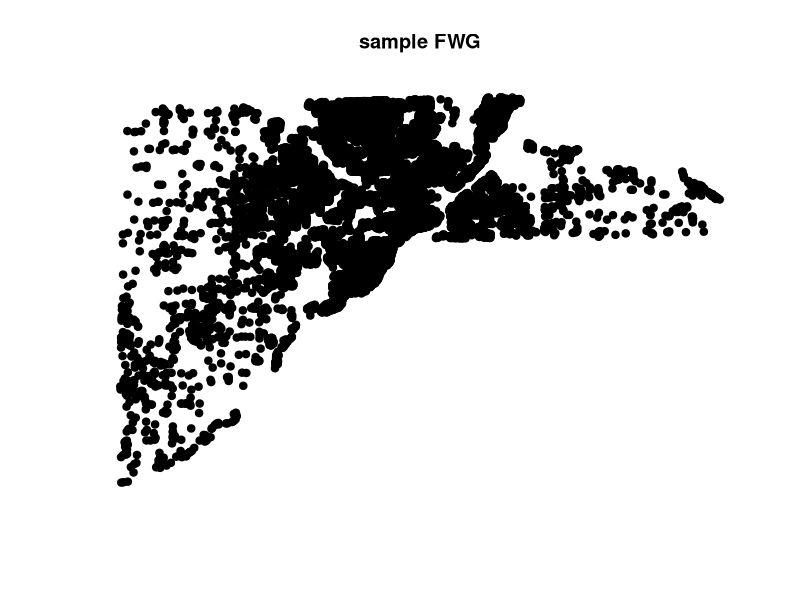

Recreate this plot in R. (Note: this script raises an error after producing the figure.)
## ---- chunk 1
knitr::opts_chunk$set(echo = TRUE)
## ---- chunk 2

# for spatial data
library(sp)
library(raster)

# for sample data built into package
library(spData)

# source the functions file

## ---- chunk 3

set.seed(666) # for random number generation


# Data on 25,357 single family homes sold in Lucas County, Ohio, 1993-1998
# we are pretending they are commercial businesses, not houses
data(house)

# create a "FW_dis" column using random numbers from 0:5
# this will simulate the "FW Geography" dataset
house$FW_dis <- runif(nrow(house), 0, 5)

house$idx <- 1:nrow(house)

# drop the built-in columns
house <- house[,which(names(house) %in% c("idx","FW_dis"))]


str(house)
plot(house, pch = 19, col = "black", main = "sample FWG")


## ---- chunk 4

set.seed(666) # repeatable

# get clusters using FW_kmeans function
## returns a named list containing FW points w/ assigned AD_code (BUS) 
## and their centroids/the AD with information about the cluster (AD)
km_house <- FW_kmeans(house, 5000)

str(km_house$AD@data)

# plot the result
plot(km_house$BUS, col = as.factor(km_house$BUS$AD_code), pch = 20, 
     main = "Kmeans clustering of sample data")
points(km_house$AD, pch = 24, col = "white", bg = "black")

## ---- chunk 5

# plots the closest pair of points from on AD (OG - original) to another (T - target)
# @param OG_code - Default "x1", the AD for for the OG AD (the one finding adjacency for)
# @param T_code - the AD_code for the Target AD.
# @param km_res - a kmeans result. A named list (AD = AD, BUS = BUS)
# returns plots of the closest points
plot_closest_points <- function(OG_code = "x1", T_code, km_res) {
    
    # pull out the BUS points from km_res
    OG_BUS <- km_res$BUS[km_res$BUS$AD_code == OG_code,]
    T_BUS <- km_res$BUS[km_res$BUS$AD_code == T_code,]
    
    # pull out the AD points from km_res
    OG_AD <- km_res$AD[km_res$AD$AD_code == OG_code,]
    T_AD <- km_res$AD[km_res$AD$AD_code == T_code,]
    
    # point distance from OG_BUS to to T_AD
    OG_BUS$pdist <- pointDistance(OG_BUS, T_AD, latlong = T)
    
    # pnt dist from T_BUS to OG_AD
    T_BUS$pdist <- pointDistance(T_BUS, OG_AD, latlong = T)
    
    # pnt distance between the two points closest to opposite AD
    # this is the distance reported in the adjacency matrix
    dist2points <- pointDistance(OG_BUS[OG_BUS$pdist == min(OG_BUS$pdist),],
                                    T_BUS[T_BUS$pdist == min(T_BUS$pdist),])
    
    
    l <- as(rbind(OG_BUS[OG_BUS$pdist == min(OG_BUS$pdist),],
                  T_BUS[T_BUS$pdist == min(T_BUS$pdist),]), "SpatialLines")
    # plot the result
    plot(km_res$BUS, col = "grey",
         main = paste0("Closest point from x1 to ", T_code, " | dist: ", round(dist2points))) # all points
    points(OG_BUS, pch = 19, col = "red") 
    points(T_BUS, pch = 19, col = "blue")  
    points(OG_AD, pch = 24, col = "white", bg = "black") 
    points(T_AD, pch = 24, col = "white", bg = "black")  
    points(OG_BUS[OG_BUS$pdist == min(OG_BUS$pdist),], pch = 15, col = "black")
    points(T_BUS[T_BUS$pdist == min(T_BUS$pdist),],pch = 15, col = "black")
    plot(l, add = TRUE, lwd = 2, col = "red")
}

# lapply over the AD codes to get distance of closest points from x1 to all other ADs
lapply(km_house$AD$AD_code, plot_closest_points, km_res = km_house, OG_code = "x1")

## ---- chunk 6

# calculates the adjacency matrix row for a given AD_code
# @param AD_code - AD to get adjacents for
# @param kmean_res - the ADs and BUSs
getDistMatRow <- function(AD_code, km_res) {
    
    # this is same function as plot_closest_points (above) but without plotting
    simpleClosePoints <- function(OG_code, T_code, km_res) {
    
        # get ADs
        OG_AD <- km_res$AD[km_res$AD$AD_code == OG_code,]
        T_AD <- km_res$AD[km_res$AD$AD_code == T_code,]
        
        # get BUS
        OG_BUS <- km_res$BUS[km_res$BUS$AD_code == OG_code,]
        T_BUS <- km_res$BUS[km_res$BUS$AD_code == T_code,]
        
        # point distance from OG_BUS to to T_AD
        OG_BUS$pdist <- pointDistance(OG_BUS, T_AD, lonlat = FALSE)
        
        # pnt dist from T_BUS to OG_AD
        T_BUS$pdist <- pointDistance(T_BUS, OG_AD, lonlat = FALSE)
        
        # closest BUS point to the other AD
        p1 <- OG_BUS[OG_BUS$pdist == min(OG_BUS$pdist, na.rm = TRUE),]
        p <- T_BUS[T_BUS$pdist == min(T_BUS$pdist, na.rm = TRUE),]

        # pnt dist from two closest BUS points
        ret <- pointDistance(p1, p, lonlat = FALSE)
        
        # return the distance between the closest two points
        return(ret)
    } # close simpleClosePoints()
    
    # list of AD codes
    code_list <- as.character(km_res$AD$AD_code)
    
    
    # loop through list of AD codes,
    # find dist from closest BUS points to T_code (the code being updated for)
    # there will be a 0 in this vec. In a dist_mat, this 0 would be the diagonal
    dist_vec <- sapply(code_list, simpleClosePoints, T_code = AD_code, km_res = km_res)
    names(dist_vec) <- code_list
    return(dist_vec)
    
} # close getDistMatRow()

        
# get the sorted dist_mat row for the AD_code we need
sorted <- sort(getDistMatRow("x1", km_house), FALSE)

# remove the 0 from the dist_vec (its been sorted to the front).
# This is the diagonal on a distance matrix and is x1 to x1
sorted <- sorted[2:length(sorted)]

par(mfrow = c(1,2), mar = c(3,4,1,1))
    
plot(sorted, pch = 15, col = "black",
     ylab = "distance between closest points",
     main = "Ordered adjacency matrix")

plot(km_house$BUS, pch = 20, col = as.factor(km_house$BUS$AD_code), 
     main = "Map of clusters")
points(km_house$BUS[km_house$BUS$AD_code == "x1",], pch = 20, col = "red")
points(km_house$AD, pch = 24, col = "white", bg = "black")
legend("bottomright", pch = 19, col = "red", legend = c("AD_code x1"))



## ---- chunk 7



# make a df of the distance between each point of the sorted adjacency matrix
diff_df <- data.frame(diff = diff(sorted),
                      node = 2:length(sorted))

# find standard dev of these differences
sd_diff <- sd(diff_df$diff)

# get points above 90% of the standard deviation
diff_df$above_SD <- FALSE
diff_df$above_SD[diff_df$diff >= (sd_diff * 0.9)] <- TRUE

# get the index of the first point above standard dev line
# the points with distances below the cutoff point this will be the adjacents
# ex: cutoff = 7, then first 6 points (based on dist mat) will be adjacents - this is why we subtract one
cutoff <- min(diff_df$node[diff_df$above_SD == TRUE], na.rm = TRUE)
cutoff <- cutoff - 1

# get the AD_codes that will be adjacent
adj_ADs <- names(sorted[1:cutoff])



# plot results
par(mfrow = c(1,3), mar = c(3,4,1,1))

## Left
plot(sorted, pch = 15, col = "black",
     ylab = "distance between closest points",
     main = "Ordered adjacency matrix")
points(sorted[1:4], pch = 15, col = "blue")

## middle
plot(diff_df$node, diff_df$diff, pch = 15, col = "black", 
     main = "difference plot", 
     ylab = "difference between sorted adj. mat. distances")
lines(diff_df$node, diff_df$diff)
abline(h = sd_diff, col = "blue")

## right
plot(km_house$BUS, pch = 20, col = "grey", 
     main = "adjacent clusters")
points(km_house$BUS[km_house$BUS$AD_code == "x1",], pch = 20, col = "red")
points(km_house$BUS[km_house$BUS$AD_code %in% adj_ADs,], col = "blue")
points(km_house$AD, pch = 24, col = "white", bg = "black")
legend("bottomright", pch = 19, col = "red", legend = c("AD_code x1"))
